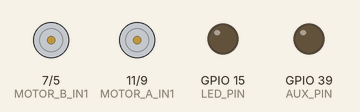
Bench run of a program on a simulated ESP32-S2. Parts: motor-driver pin pairs drawn as motors (green arrow = first pin HIGH = forward, orange = second pin HIGH = backward, longer = more drive), output pins drawn as LEDs (lit = HIGH).

Above: at 10.5 s.
At 15.5 s:
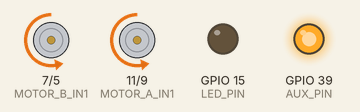
At 21.5 s:
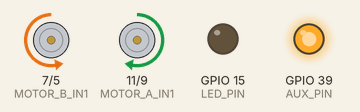
At 22.5 s:
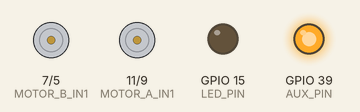
At 30.5 s:
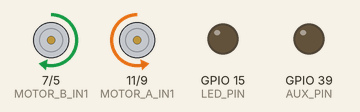
At 36.5 s:
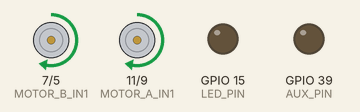
Timing chart, 0 to 40.0 s (numbered marks = the images above):
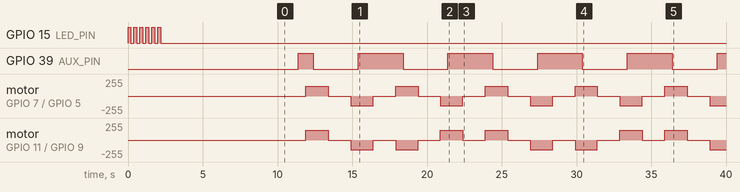

Measured:
- by itself, GPIO 39 (AUX_PIN): repeats every 6.0 s: LOW 3.0 s, HIGH 3.0 s
- by itself, motor on GPIO 7 (MOTOR_B_IN1) / GPIO 5 (MOTOR_B_IN2): repeats every 6.0 s: stopped 1.5 s, backward 149/255 1.5 s, stopped 1.5 s, forward 149/255 1.5 s
- by itself, motor on GPIO 11 (MOTOR_A_IN1) / GPIO 9 (MOTOR_A_IN2): repeats every 12.0 s: 2 × (stopped 1.5 s, backward 149/255 1.5 s), 2 × (stopped 1.5 s, forward 149/255 1.5 s)

The program:

main.cpp
```cpp
#include <Arduino.h>
#include "motor_control.h"

// Timing
const unsigned long DIRECTION_TEST_TIME = 1500;  // 1.5 seconds per direction
const unsigned long BLINK_INTERVAL = 1000;      // 1 second blink interval for pin 39
const unsigned long BETWEEN_TESTS_DELAY = 1000; // 1 second between direction tests

// Program state
unsigned long lastStateChange = 0;
unsigned long lastBlinkTime = 0;
int currentState = 0;
bool auxPinState = false;
bool motorTestComplete = false;

void blinkLED(int times, int onTime = 200, int offTime = 200) {
  for (int i = 0; i < times; i++) {
    digitalWrite(LED_PIN, HIGH);
    delay(onTime);
    digitalWrite(LED_PIN, LOW);
    delay(offTime);
  }
}

void setup() {
  // Configure LED and AUX pins
  pinMode(LED_PIN, OUTPUT);
  pinMode(AUX_PIN, OUTPUT);
  digitalWrite(AUX_PIN, LOW);

  // Blink LED 6 times to indicate version 6
  blinkLED(6);

  delay(8000);

  // Initialize motors
  setupMotors();

  // Initialize state machine
  lastStateChange = millis();
  lastBlinkTime = millis();

  // Start with motors stopped
  setDirection(STOP);

}

void loop() {
  unsigned long currentTime = millis();

  // PART 1: Simple motor direction test sequence
  if (!motorTestComplete) {
    if (currentTime - lastStateChange >= DIRECTION_TEST_TIME) {
      lastStateChange = currentTime;

      switch (currentState) {
        case 0:
          // Forward
          setDirection(FORWARD);
          break;
        case 1:
          // Stop
          setDirection(STOP);
          delay(BETWEEN_TESTS_DELAY);
          break;
        case 2:
          // Backward
          setDirection(BACKWARD);
          break;
        case 3:
          // Stop
          setDirection(STOP);
          delay(BETWEEN_TESTS_DELAY);
          break;
        case 4:
          // Left
          setDirection(TURN_LEFT);
          break;
        case 5:
          // Stop
          setDirection(STOP);
          delay(BETWEEN_TESTS_DELAY);
          break;
        case 6:
          // Right
          setDirection(TURN_RIGHT);
          break;
        case 7:
          // Final stop
          setDirection(STOP);
          delay(BETWEEN_TESTS_DELAY);

          // Loop back to the beginning
          currentState = -1; // Will increment to 0
          break;
      }

      currentState++;
    }
  }

  // PART 2: Continuously blink AUX_PIN (GPIO39) regardless of motor state
  if (currentTime - lastBlinkTime >= BLINK_INTERVAL) {
    lastBlinkTime = currentTime;

    // Toggle AUX_PIN state
    auxPinState = !auxPinState;
    digitalWrite(AUX_PIN, auxPinState);
  }
}
```

motor_control.cpp
```cpp
#include <Arduino.h>
#include "motor_control.h"

// PWM configuration
const int PWM_FREQ = 500;
const int PWM_RESOLUTION = 8;  // 8-bit resolution (0-255)

const int MOTOR_SPEED_ACTUAL = 150;

void setupMotors() {
  // Configure PWM
  ledcSetup(0, PWM_FREQ, PWM_RESOLUTION);  // Channel 0 for Motor A IN1
  ledcSetup(1, PWM_FREQ, PWM_RESOLUTION);  // Channel 1 for Motor A IN2
  ledcSetup(2, PWM_FREQ, PWM_RESOLUTION);  // Channel 2 for Motor B IN1
  ledcSetup(3, PWM_FREQ, PWM_RESOLUTION);  // Channel 3 for Motor B IN2

  // Attach PWM channels to pins
  ledcAttachPin(MOTOR_A_IN1, 0);
  ledcAttachPin(MOTOR_A_IN2, 1);
  ledcAttachPin(MOTOR_B_IN1, 2);
  ledcAttachPin(MOTOR_B_IN2, 3);

  // Initialize motors in stopped state
  stopMotors();
}

void moveForward() {
  // Motor A forward
  ledcWrite(0, MOTOR_SPEED_ACTUAL);  // IN1
  ledcWrite(1, 0);                   // IN2

  // Motor B forward
  ledcWrite(2, MOTOR_SPEED_ACTUAL);  // IN1
  ledcWrite(3, 0);                   // IN2
}

void moveBackward() {
  // Motor A backward
  ledcWrite(0, 0);                   // IN1
  ledcWrite(1, MOTOR_SPEED_ACTUAL);  // IN2

  // Motor B backward
  ledcWrite(2, 0);                   // IN1
  ledcWrite(3, MOTOR_SPEED_ACTUAL);  // IN2
}

void turnLeft() {
  // Motor A backward
  ledcWrite(0, 0);                   // IN1
  ledcWrite(1, MOTOR_SPEED_ACTUAL);  // IN2

  // Motor B forward
  ledcWrite(2, MOTOR_SPEED_ACTUAL);  // IN1
  ledcWrite(3, 0);                   // IN2
}

void turnRight() {
  // Motor A forward
  ledcWrite(0, MOTOR_SPEED_ACTUAL);  // IN1
  ledcWrite(1, 0);                   // IN2

  // Motor B backward
  ledcWrite(2, 0);                   // IN1
  ledcWrite(3, MOTOR_SPEED_ACTUAL);  // IN2
}

void stopMotors() {
  // Stop both motors
  ledcWrite(0, 0);
  ledcWrite(1, 0);
  ledcWrite(2, 0);
  ledcWrite(3, 0);
}

void setDirection(MotorDirection direction) {
  switch (direction) {
    case FORWARD:
      moveForward();
      break;
    case BACKWARD:
      moveBackward();
      break;
    case TURN_LEFT:
      turnLeft();
      break;
    case TURN_RIGHT:
      turnRight();
      break;
    case STOP:
    default:
      stopMotors();
      break;
  }
}

// No longer used - GPIO39 is handled in main.cpp
void toggleAuxPin() {
  // Empty implementation - kept for API compatibility
} 
```

motor_control.h
```cpp
#ifndef MOTOR_CONTROL_H
#define MOTOR_CONTROL_H

// Motor control pins
#define MOTOR_A_IN1 11  // GPIO11
#define MOTOR_A_IN2 9   // GPIO9
#define MOTOR_B_IN1 7   // GPIO7
#define MOTOR_B_IN2 5   // GPIO5

// Auxiliary pin
#define AUX_PIN 39    // GPIO39 for auxiliary control

// LED pin
#define LED_PIN 15    // Onboard LED

// Motor direction states
enum MotorDirection {
  FORWARD,
  BACKWARD,
  TURN_LEFT,
  TURN_RIGHT,
  STOP
};

// Function declarations
void setupMotors();
void moveForward();
void moveBackward();
void turnLeft();
void turnRight();
void stopMotors();
void setDirection(MotorDirection direction);
void toggleAuxPin();

#endif // MOTOR_CONTROL_H 
```
